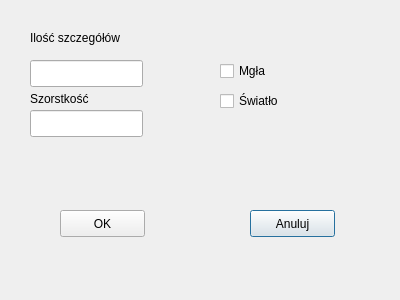
<?xml version="1.0" encoding="UTF-8"?>
<ui version="4.0">
 <class>Dane</class>
 <widget class="QDialog" name="Dane">
  <property name="geometry">
   <rect>
    <x>0</x>
    <y>0</y>
    <width>400</width>
    <height>300</height>
   </rect>
  </property>
  <property name="windowTitle">
   <string>Dane</string>
  </property>
  <widget class="QPushButton" name="ButtonAnuluj1">
   <property name="geometry">
    <rect>
     <x>250</x>
     <y>210</y>
     <width>85</width>
     <height>27</height>
    </rect>
   </property>
   <property name="text">
    <string>Anuluj</string>
   </property>
  </widget>
  <widget class="QCheckBox" name="checkBoxswiatlo">
   <property name="geometry">
    <rect>
     <x>220</x>
     <y>90</y>
     <width>90</width>
     <height>22</height>
    </rect>
   </property>
   <property name="text">
    <string>Światło</string>
   </property>
  </widget>
  <widget class="QLineEdit" name="lineEditSzczeg">
   <property name="geometry">
    <rect>
     <x>30</x>
     <y>60</y>
     <width>113</width>
     <height>27</height>
    </rect>
   </property>
   <property name="inputMask">
    <string>0</string>
   </property>
  </widget>
  <widget class="QCheckBox" name="checkBoxMgla">
   <property name="geometry">
    <rect>
     <x>220</x>
     <y>60</y>
     <width>90</width>
     <height>22</height>
    </rect>
   </property>
   <property name="text">
    <string>Mgła</string>
   </property>
  </widget>
  <widget class="QLineEdit" name="lineEditSzorstkosc">
   <property name="geometry">
    <rect>
     <x>30</x>
     <y>110</y>
     <width>113</width>
     <height>27</height>
    </rect>
   </property>
   <property name="inputMask">
    <string>00</string>
   </property>
   <property name="echoMode">
    <enum>QLineEdit::Normal</enum>
   </property>
  </widget>
  <widget class="QLabel" name="label">
   <property name="geometry">
    <rect>
     <x>30</x>
     <y>30</y>
     <width>111</width>
     <height>17</height>
    </rect>
   </property>
   <property name="text">
    <string>&lt;html&gt;&lt;head/&gt;&lt;body&gt;&lt;p&gt;Ilość szczegółów&lt;/p&gt;&lt;/body&gt;&lt;/html&gt;</string>
   </property>
  </widget>
  <widget class="QPushButton" name="ButtonOK1">
   <property name="geometry">
    <rect>
     <x>60</x>
     <y>210</y>
     <width>85</width>
     <height>27</height>
    </rect>
   </property>
   <property name="text">
    <string>OK</string>
   </property>
  </widget>
  <widget class="QLabel" name="label_2">
   <property name="geometry">
    <rect>
     <x>30</x>
     <y>90</y>
     <width>81</width>
     <height>17</height>
    </rect>
   </property>
   <property name="text">
    <string>Szorstkość</string>
   </property>
  </widget>
 </widget>
 <resources/>
 <connections>
  <connection>
   <sender>ButtonAnuluj1</sender>
   <signal>clicked()</signal>
   <receiver>Dane</receiver>
   <slot>close()</slot>
   <hints>
    <hint type="sourcelabel">
     <x>269</x>
     <y>224</y>
    </hint>
    <hint type="destinationlabel">
     <x>268</x>
     <y>255</y>
    </hint>
   </hints>
  </connection>
 </connections>
</ui>
